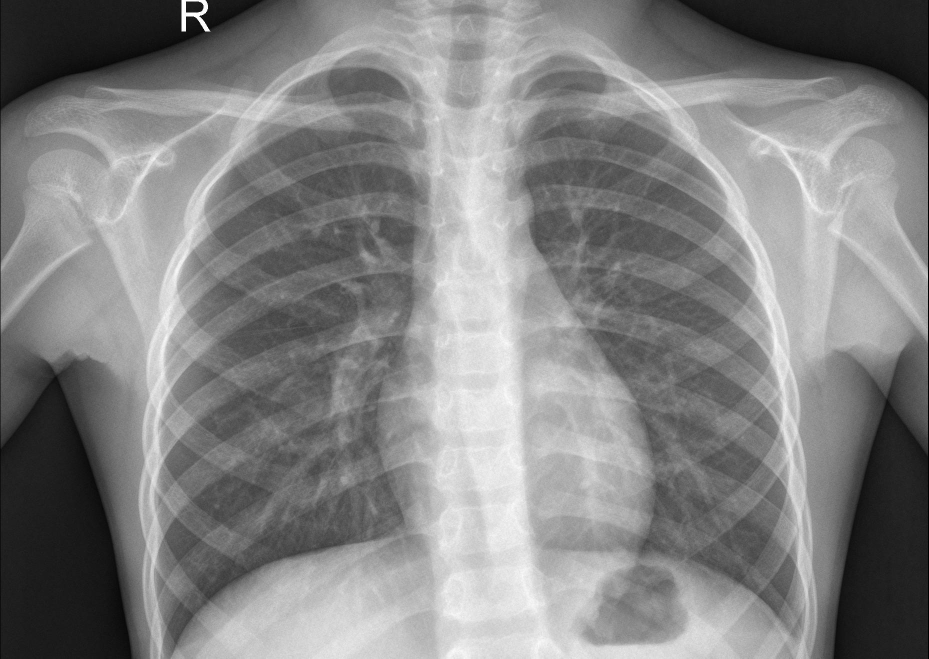
#> input picture ai-pipeline/inputs/IM-0001-0001.jpeg, 1857 x 1317 px (shown at 1/2 size)
$ python enhancement.py --image inputs/IM-0001-0001.jpeg
#> lines starting #> are read from the running program, lines starting #| are printed output that depends on the picture; after the words box and inside, x2 and y2 are one past the last pixel; in counts of white or black regions, pixels touching at a corner belong together
import argparse
import json
from pathlib import Path

import cv2
import numpy as np
from skimage.filters import laplace
from skimage.measure import shannon_entropy

def _load_grayscale(image_path: str, size: tuple[int, int] = (512, 512)) -> np.ndarray:
    img = cv2.imread(image_path, cv2.IMREAD_GRAYSCALE)
    if img is None:
        raise ValueError(f"Unable to read image: {image_path}")
    return cv2.resize(img, size)


def _compute_metrics(img: np.ndarray) -> dict[str, float]:
    mean_intensity = float(np.mean(img))
    std_intensity = float(np.std(img))
    lap_var = float(np.var(laplace(img)))
    entropy = float(shannon_entropy(img))
    edges = cv2.Canny(img, 100, 200)
    edge_density = float(np.sum(edges > 0) / edges.size)
    noise = float(np.mean(np.abs(img - cv2.GaussianBlur(img, (5, 5), 0))))
    return {
        "mean_intensity": mean_intensity,
        "std_intensity": std_intensity,
        "lap_var": lap_var,
        "entropy": entropy,
        "edge_density": edge_density,
        "noise": noise,
    }


def extract_quality_features(image_path: str) -> np.ndarray:
    img = _load_grayscale(image_path)
    metrics = _compute_metrics(img)
    return np.array(
        [
            metrics["mean_intensity"],
            metrics["std_intensity"],
            metrics["lap_var"],
            metrics["entropy"],
            metrics["edge_density"],
            metrics["noise"],
        ]
    ).reshape(1, -1)

def predict_image_quality(image_path: str) -> dict[str, float | str]:
    """Assess image quality using computed metrics.

    Quality labels:
        G — Good   (score >= 0.6)
        A — Acceptable (0.4 <= score < 0.6)
        P — Poor   (score < 0.4)
    """
    try:
        img = _load_grayscale(image_path)
        metrics = _compute_metrics(img)

        score = 0.0
        # Contrast: higher std ≈ better contrast
        score += min(metrics["std_intensity"] / 50.0, 1.0) * 0.3
        # Noise: lower is better
        score += max(0.0, 1.0 - metrics["noise"] / 10.0) * 0.3
        # Sharpness: higher Laplacian variance ≈ sharper
        score += min(metrics["lap_var"] / 100.0, 1.0) * 0.2
        # Entropy: sweet-spot around 5.5
        entropy_score = 1.0 - abs(metrics["entropy"] - 5.5) / 3.0
        score += max(0.0, entropy_score) * 0.2

        label = "G" if score >= 0.6 else ("A" if score >= 0.4 else "P")
        return {
            "quality_label": label,
            "quality_score": round(score, 3),
            "metrics": metrics,
        }
    except Exception:
        return {"quality_label": "P", "quality_score": 0.0}


def apply_clahe(img: np.ndarray, clip_limit: float = 2.0, tile_grid: tuple[int, int] = (8, 8)) -> np.ndarray:
    clahe = cv2.createCLAHE(clipLimit=clip_limit, tileGridSize=tile_grid)
    return clahe.apply(img)


def apply_denoise(
    img: np.ndarray,
    method: str = "bilateral",
    gaussian_ksize: int = 5,
    bilateral_d: int = 9,
    bilateral_sigma_color: int = 75,
    bilateral_sigma_space: int = 75,
) -> np.ndarray:
    if method == "gaussian":
        ksize = (gaussian_ksize, gaussian_ksize)
        return cv2.GaussianBlur(img, ksize, 0)
    return cv2.bilateralFilter(img, bilateral_d, bilateral_sigma_color, bilateral_sigma_space)


def apply_unsharp_mask(img: np.ndarray, amount: float = 1.2, radius: int = 3) -> np.ndarray:
    blurred = cv2.GaussianBlur(img, (radius, radius), 0)
    sharpened = cv2.addWeighted(img, 1.0 + amount, blurred, -amount, 0)
    return sharpened


def select_enhancement(metrics: dict[str, float], thresholds: dict[str, float]) -> str:
    contrast_deficit = max(0.0, (thresholds["contrast"] - metrics["std_intensity"]) / thresholds["contrast"])
    noise_excess = max(0.0, (metrics["noise"] - thresholds["noise"]) / thresholds["noise"])
    blur_deficit = max(0.0, (thresholds["blur"] - metrics["lap_var"]) / thresholds["blur"])

    scores = {
        "clahe": contrast_deficit,
        "denoise": noise_excess,
        "unsharp": blur_deficit,
    }
    return max(scores, key=scores.get)


def process_image(
    image_path: str,
    output_dir: str,
    thresholds: dict[str, float],
    params: dict[str, float | int | str | tuple[int, int]],
    verify: bool = True,
) -> dict[str, object]:
    quality = predict_image_quality(image_path)
    img = _load_grayscale(image_path)
    metrics = _compute_metrics(img)
    choice = select_enhancement(metrics, thresholds)

    if choice == "clahe":
        enhanced = apply_clahe(
            img,
            clip_limit=float(params["clahe_clip"]),
            tile_grid=tuple(params["clahe_grid"]),
        )
    elif choice == "denoise":
        enhanced = apply_denoise(
            img,
            method=str(params["denoise_method"]),
            gaussian_ksize=int(params["gaussian_ksize"]),
            bilateral_d=int(params["bilateral_d"]),
            bilateral_sigma_color=int(params["bilateral_sigma_color"]),
            bilateral_sigma_space=int(params["bilateral_sigma_space"]),
        )
    else:
        enhanced = apply_unsharp_mask(
            img,
            amount=float(params["unsharp_amount"]),
            radius=int(params["unsharp_radius"]),
        )

    output_dir_path = Path(output_dir)
    output_dir_path.mkdir(parents=True, exist_ok=True)
    output_path = str(output_dir_path / f"enhanced_{Path(image_path).stem}.png")
    cv2.imwrite(output_path, enhanced)
    applied = choice

    post_quality = predict_image_quality(output_path) if verify else {}
    return {
        "input_path": image_path,
        "output_path": output_path,
        "quality": quality,
        "applied": applied,
        "post_quality": post_quality,
    }


def parse_args() -> argparse.Namespace:
    parser = argparse.ArgumentParser(description="Image quality enhancement for X-ray preprocessing.")
    parser.add_argument("--image", type=str, required=True, help="Input image path.")
    parser.add_argument("--output_dir", type=str, default="ai-pipeline/models/enhanced", help="Output directory.")
    parser.add_argument("--contrast_thresh", type=float, default=30.0, help="STD threshold for low contrast.")
    parser.add_argument("--noise_thresh", type=float, default=5.0, help="Noise threshold for denoising.")
    parser.add_argument("--blur_thresh", type=float, default=50.0, help="Laplacian variance threshold for blur.")
    parser.add_argument("--clahe_clip", type=float, default=2.0, help="CLAHE clip limit.")
    parser.add_argument("--clahe_grid", type=int, nargs=2, default=[8, 8], metavar=("GX", "GY"), help="CLAHE tile grid.")
    parser.add_argument("--denoise_method", type=str, default="bilateral", choices=["bilateral", "gaussian"])
    parser.add_argument("--gaussian_ksize", type=int, default=5, help="Gaussian blur kernel size.")
    parser.add_argument("--bilateral_d", type=int, default=9, help="Bilateral filter diameter.")
    parser.add_argument("--bilateral_sigma_color", type=int, default=75, help="Bilateral sigmaColor.")
    parser.add_argument("--bilateral_sigma_space", type=int, default=75, help="Bilateral sigmaSpace.")
    parser.add_argument("--unsharp_amount", type=float, default=1.2, help="Unsharp mask amount.")
    parser.add_argument("--unsharp_radius", type=int, default=3, help="Unsharp mask radius.")
    parser.add_argument("--no_verify", action="store_true", help="Skip re-checking quality after enhancement.")
    return parser.parse_args()


def main() -> None:
    args = parse_args()
    thresholds = {
        "contrast": float(args.contrast_thresh),
        "noise": float(args.noise_thresh),
        "blur": float(args.blur_thresh),
    }
    params = {
        "clahe_clip": args.clahe_clip,
        "clahe_grid": (args.clahe_grid[0], args.clahe_grid[1]),
        "denoise_method": args.denoise_method,
        "gaussian_ksize": args.gaussian_ksize,
        "bilateral_d": args.bilateral_d,
        "bilateral_sigma_color": args.bilateral_sigma_color,
        "bilateral_sigma_space": args.bilateral_sigma_space,
        "unsharp_amount": args.unsharp_amount,
        "unsharp_radius": args.unsharp_radius,
    }

    result = process_image(
        args.image,
        output_dir=args.output_dir,
        thresholds=thresholds,
        params=params,
        verify=not args.no_verify,
    )
#> in _load_grayscale, img is the input picture: shape (1317, 1857); min 0, max 255, mean 131
#> in _load_grayscale, `return cv2.resize(img, size)`:
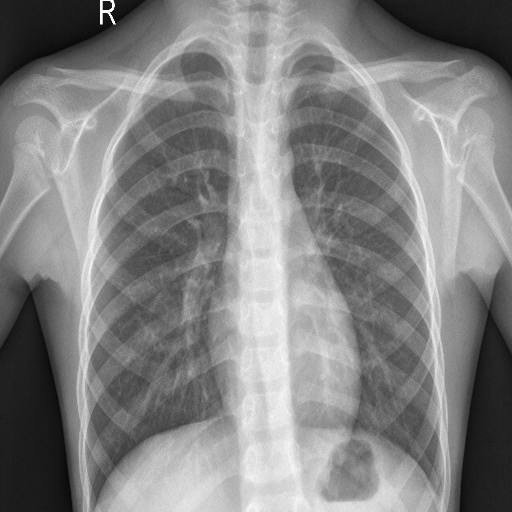
#> returned value: shape (512, 512); min 1, max 255, mean 131
#> in _compute_metrics, `mean_intensity = float(np.mean(img))`: mean_intensity = 131
#> in _compute_metrics, `std_intensity = float(np.std(img))`: std_intensity = 56.93
#> in _compute_metrics, `lap_var = float(np.var(laplace(img)))`: lap_var = 0.00464
#> in _compute_metrics, `entropy = float(shannon_entropy(img))`: entropy = 7.59
#> in _compute_metrics, `edges = cv2.Canny(img, 100, 200)`:
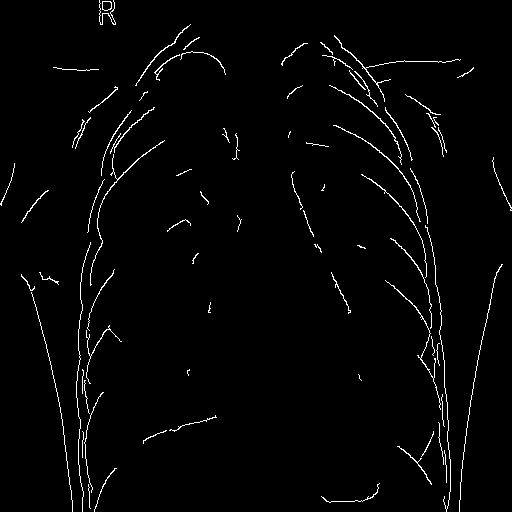
#> edges: shape (512, 512); 2% white in thin lines or dots
#> in _compute_metrics, `edge_density = float(np.sum(edges > 0) / edges.size)`: edge_density = 0.0201
#> in _compute_metrics, `noise = float(np.mean(np.abs(img - cv2.GaussianBlur(img, (5, 5), 0))))`: noise = 111.4
#> in predict_image_quality, `metrics = _compute_metrics(img)`: metrics = {'mean_intensity': 131, 'std_intensity': 56.93, 'lap_var': 0.00464, 'entropy': 7.59, 'edge_density': 0.0201, 'noise': 111.4}
#> in predict_image_quality, `score += min(metrics["std_intensity"] / 50.0, 1.0) * 0.3`: score = 0.3
#> in predict_image_quality, `entropy_score = 1.0 - abs(metrics["entropy"] - 5.5) / 3.0`: entropy_score = 0.305
#> in predict_image_quality, `score += max(0.0, entropy_score) * 0.2`: score = 0.361
#> in predict_image_quality, `label = "G" if score >= 0.6 else ("A" if score >= 0.4 else "P")`: label = 'P'
#> in process_image, `quality = predict_image_quality(image_path)`: quality = 3 items
#> in select_enhancement, `contrast_deficit = max(0.0, (thresholds["contrast"] - metrics["std_int..`: contrast_deficit = 0
#> in select_enhancement, `noise_excess = max(0.0, (metrics["noise"] - thresholds["noise"]) / thr..`: noise_excess = 21.29
#> in select_enhancement, `blur_deficit = max(0.0, (thresholds["blur"] - metrics["lap_var"]) / th..`: blur_deficit = 1
#> in select_enhancement, `scores = { "clahe": contrast_deficit, "denoise": noise_excess, "unshar..`: scores = {'clahe': 0, 'denoise': 21.29, 'unsharp': 1}
#> in process_image, `choice = select_enhancement(metrics, thresholds)`: choice = 'denoise'
#> in _compute_metrics (call 3), `mean_intensity = float(np.mean(img))`: mean_intensity = 130.9
#> in _compute_metrics (call 3), `std_intensity = float(np.std(img))`: std_intensity = 56.2
#> in _compute_metrics (call 3), `lap_var = float(np.var(laplace(img)))`: lap_var = 0.000853
#> in _compute_metrics (call 3), `entropy = float(shannon_entropy(img))`: entropy = 7.52
#> in _compute_metrics (call 3), `edges = cv2.Canny(img, 100, 200)`:
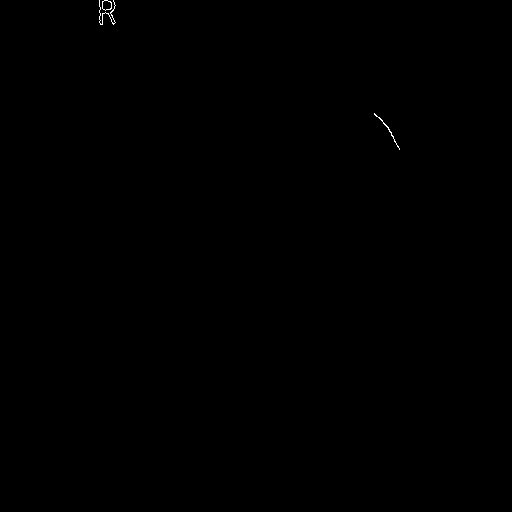
#> edges: shape (512, 512); 0.07% white in thin lines or dots, all inside (x1, y1, x2, y2) = (99, 0, 400, 150)
#> in _compute_metrics (call 3), `edge_density = float(np.sum(edges > 0) / edges.size)`: edge_density = 0.00066
#> in _compute_metrics (call 3), `noise = float(np.mean(np.abs(img - cv2.GaussianBlur(img, (5, 5), 0))))`: noise = 43.71
#> in process_image, `post_quality = predict_image_quality(output_path) if verify else {}`: post_quality = 3 items
#> result = 5 items
    summary_path = Path(args.output_dir) / "enhancement_summary.json"
    summary_path.write_text(json.dumps(result, indent=2))
    print(f"Saved summary to {summary_path}")


if __name__ == "__main__":
    main()
